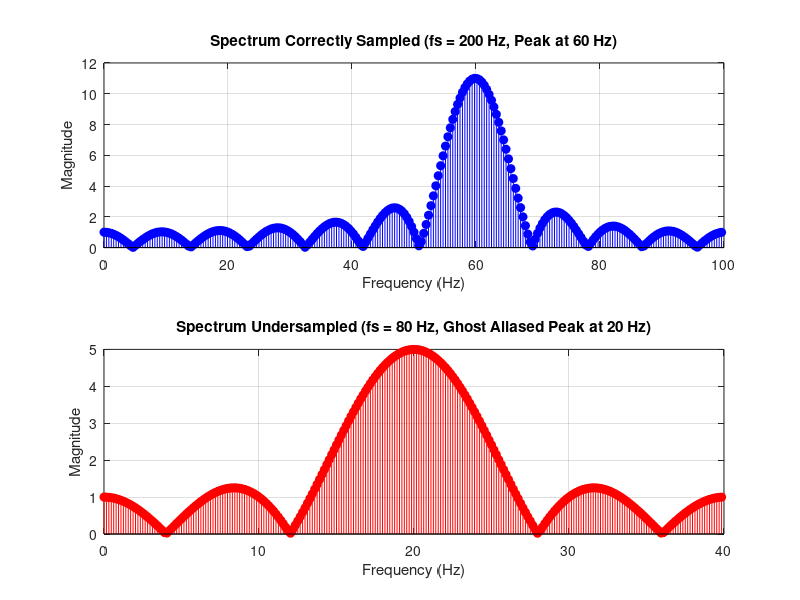

The MATLAB source for this figure:
clc;
clear;
close all;

% =========================================================
%         EXPERIMENT 23: FREQUENCY ALIASING DEMO
% =========================================================

% Test conditions: 60 Hz Analog Frequency modeled tightly
f_analog = 60;

% Case A: Correct Sampling (fs = 200 Hz > 2*f)
fs_high = 200;
t_high = 0:1/fs_high:0.1;
x_high = cos(2*pi*f_analog*t_high);
X_high_fft = abs(fft(x_high, 512));

% Case B: Undersampled Aliased Condition (fs = 80 Hz < 2*f)
fs_low = 80;
t_low = 0:1/fs_low:0.1;
x_low = cos(2*pi*f_analog*t_low);
X_low_fft = abs(fft(x_low, 512));

% Frequency Axes
f_axis_high = (0:511)*(fs_high/512);
f_axis_low  = (0:511)*(fs_low/512);

% Visualization
figure('Name', 'Experiment 23: Aliasing Spectral Effects', 'NumberTitle', 'off');
subplot(2,1,1);
stem(f_axis_high(1:256), X_high_fft(1:256), 'b', 'filled');
title('Spectrum Correctly Sampled (fs = 200 Hz, Peak at 60 Hz)');
xlabel('Frequency (Hz)'); ylabel('Magnitude'); grid on;

subplot(2,1,2);
stem(f_axis_low(1:256), X_low_fft(1:256), 'r', 'filled');
title('Spectrum Undersampled (fs = 80 Hz, Ghost Aliased Peak at 20 Hz)');
xlabel('Frequency (Hz)'); ylabel('Magnitude'); grid on;
